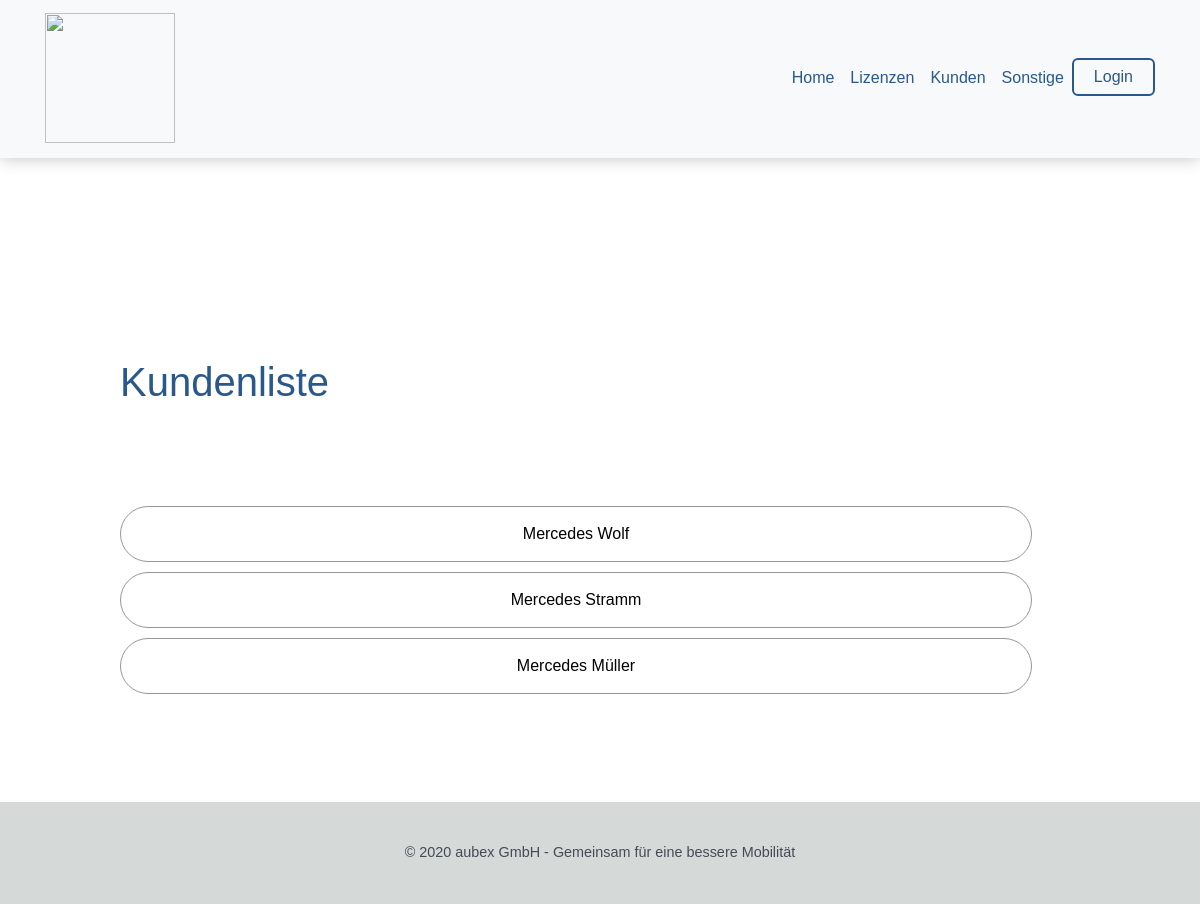
Screenshot of /Kunden/ with the database file from the repository.
### pages/models.py (models this page shows, shortened)
class Kunde(models.Model):
    mandant = models.CharField(max_length=50)
    def __str__(self):
        return str(self.mandant)

### pages/views.py (the view)
# urls.py: path('Kunden/', views.kunden, name="kunden"),
def kunden(request):
    context = {
        "kunde": Kunde.objects.all(),
    }
    return render(request, "kunden.html", context)

### templates/kunden.html
{% extends "base.html" %}
{% block content %}
<div class="kundenliste">
    <h1>Kundenliste</h1>
    {% for x in kunde %}
        <a href="/Kunden/Profil?id={{ x.id }}" class="kunde">{{ x }}</a>
    {% endfor %}
</div>
{% endblock content %}

### pages/static/css/style.css (style rules this page uses)
html, body { margin: 0; padding: 0; position: relative; font-family: sans-serif; }
h1,h2,h3 { color: #29588C; text-align: center;; }
.kundenliste { width: 95%; margin 0 auto; display: flex; flex-direction: column; }
.kunde { display: block; flex: 1; border: 1px solid rgb(150,150,150); text-align: center; margin: 0 0 10px; padding: 15px; border-radius: 50px; text-decoration: none; transition-duration: 200ms; color: black; }
.kundenliste h1 { text-align: left; margin: 0 0 100px; }

### rows the page displays
Kunde: mandant "Mercedes Wolf"
Kunde: mandant "Mercedes Stramm"
Kunde: mandant "Mercedes Müller"
